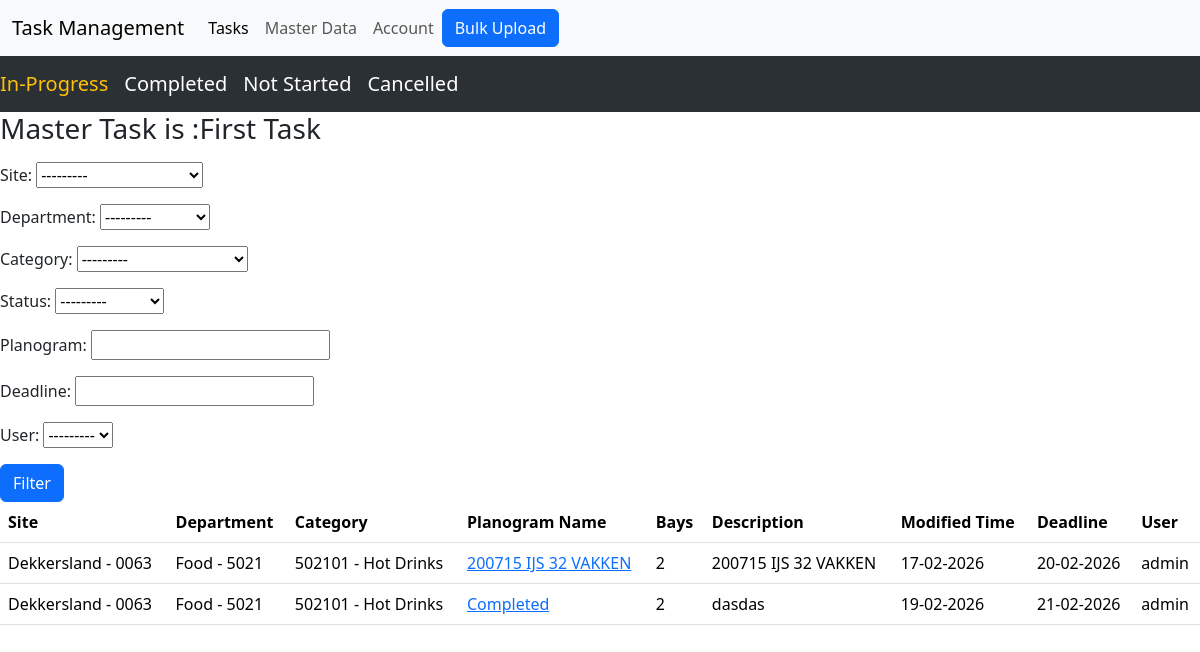
/task_view_1/1 (signed in), run on the app's committed database.
### tasks/models.py (models this page shows, shortened)
class Tasks(models.Model):
    site = models.ForeignKey(SiteData,on_delete=models.CASCADE, related_name='site_info')
    department = models.ForeignKey(Department,on_delete=models.CASCADE, related_name='department_info')
    category = models.ForeignKey(Category,on_delete=models.CASCADE, related_name='category_info')
    master_tasks = models.ForeignKey(MasterTasks,on_delete=models.CASCADE, related_name='master_tasks_info', default=1)
    status = models.ForeignKey(Status,on_delete=models.CASCADE, related_name='status_info')
    planogram = models.CharField(max_length = 250)
    bays = models.IntegerField()
    task_description = models.CharField(max_length = 250, null = True, blank = True)
    start_time = models.DateTimeField(blank=True, null=True)
    modified_time  = models.DateTimeField(auto_now=True)
    deadline = models.DateTimeField()
    user = models.ForeignKey(User, on_delete=models.CASCADE, related_name='user_info')
    retaier_selected_planogram = models.CharField(max_length = 250, null = True, blank = True)

class MasterTasks(models.Model):
    country = models.ForeignKey(Country,on_delete=models.CASCADE, related_name='master_tasks_country')
    title = models.CharField(max_length = 30)
    modified_time  = models.DateTimeField(default=timezone.now)
    deadline = models.DateTimeField()

class SiteData(models.Model):
    country = models.ForeignKey(Country,on_delete=models.CASCADE, related_name='site_data')
    site_name = models.CharField(max_length = 50)
    site_id = models.CharField(max_length = 6)
    def __str__(self):
        return f"  {self.site_name} - {self.site_id}"

class Status(models.Model):
    status = models.CharField(max_length = 20)
    def __str__(self):
        return f" {self.status}"

class Department(models.Model):
    country = models.ForeignKey(Country,on_delete=models.CASCADE, related_name='department')
    department_code = models.IntegerField()
    department_name = models.CharField(max_length = 30)
    def __str__(self):
        return f" {self.department_name} - {self.department_code}"

class Category(models.Model):
    department = models.ForeignKey(Department,on_delete=models.CASCADE, related_name='category')
    category_code = models.IntegerField()
    category_name = models.CharField(max_length = 30)
    def __str__(self):
        return f" {self.category_code} - {self.category_name}"

### tasks/views.py (the view)
# urls.py: path("task_view_1/<int:id>", views.task_view_1, name = "task_view_1"),
@login_required(login_url='login')
def task_view_1(request,id):
    print(f"Task View 1 called with id: {id}")
    master_task = models.MasterTasks.objects.get(pk=id)
    status = models.Status.objects.all()
    task_data = models.Tasks.objects.filter(master_tasks = master_task, status = status[1])
    f = filters.TaskFilter(request.GET, queryset=models.Tasks.objects.filter(master_tasks = master_task))
    return render(request, "tasks/in_progress.html", {"task_data": task_data, "task":id, "filter": f})

### tasks/templates/tasks/in_progress.html (shortened to what this page needs)
{% include "base.html" %}
{% block body %}
<nav class="navbar navbar-expand-lg bg-body-tertiary" data-bs-theme="dark">
    <div class="collapse navbar-collapse" id="navbarNav">
            <a class="navbar-brand active link-warning" href="{% url "task_view_1" task %}">In-Progress</a>
            <a class="navbar-brand" href="{% url "task_view_2" task %}">Completed</a>
            <a class="navbar-brand" href="{% url "task_view_0" task %}">Not Started</a>
            <a class="navbar-brand" href="{% url "task_view_3" task %}">Cancelled</a>
    </div>
</nav>
<h3>Master Task is :{{task_data.0.master_tasks.title}}</h3>
<form method="get">
    {{ filter.form.as_p }}
    <button type="submit" class="btn btn-primary">Filter</button>
</form>
<table class="table">
    <tr>
        <th scope="col">Site</th>
        <th scope="col">Department</th>
        <th scope="col">Category</th>
        <th scope="col">Planogram Name</th>
        <th scope="col">Bays</th>
        <th scope="col">Description</th>
        <th scope="col">Modified Time</th>
        <th scope="col">Deadline</th>
        <th scope="col">User</th>
    </tr>
    {% for task in task_data %}
    <tr>
        <td>{{ task.site }}</td>
        <td>{{ task.department }}</td>
        <td>{{ task.category }}</td>
        <td><a href = "{% url "task_edit" task.id %}">{{ task.planogram }}</a></td>
        <td>{{ task.bays }}</td>
        <td>{{ task.task_description }}</td>
        <td>{{ task.modified_time|date:"d-m-Y"}}</td>
        <td>{{ task.deadline|date:"d-m-Y"}}</td>
        <td>{{ task.user }}</td>
    </tr>
    {% endfor %}
{% endblock %}

### data on the page
Tasks: master_tasks.title "First Task", site "Dekkersland - 0063", department "Food - 5021", category "502101 - Hot Drinks", planogram "200715 IJS 32 VAKKEN", bays "2", task_description "200715 IJS 32 VAKKEN", modified_time "17-02-2026", deadline "20-02-2026", user "admin"
SiteData: site "---------"
Status: status "---------"
Tasks: site "Dekkersland - 0063", department "Food - 5021", category "502101 - Hot Drinks", planogram "Completed", bays "2", task_description "dasdas", modified_time "19-02-2026", deadline "21-02-2026", user "admin"
